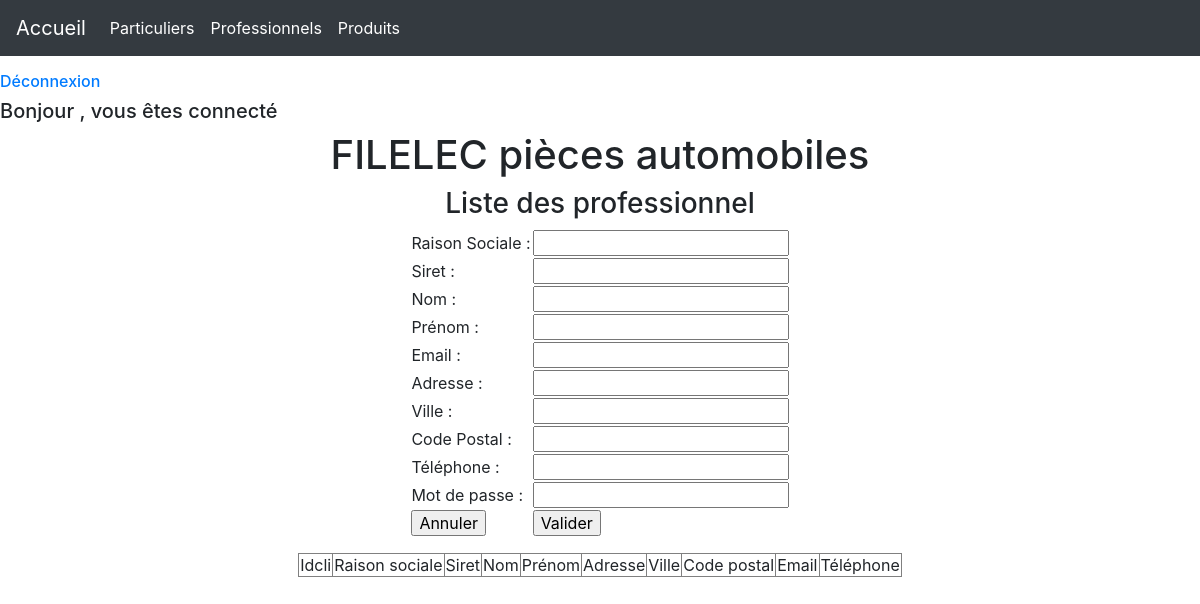
Before: /index.php?page=2 with the older database file.
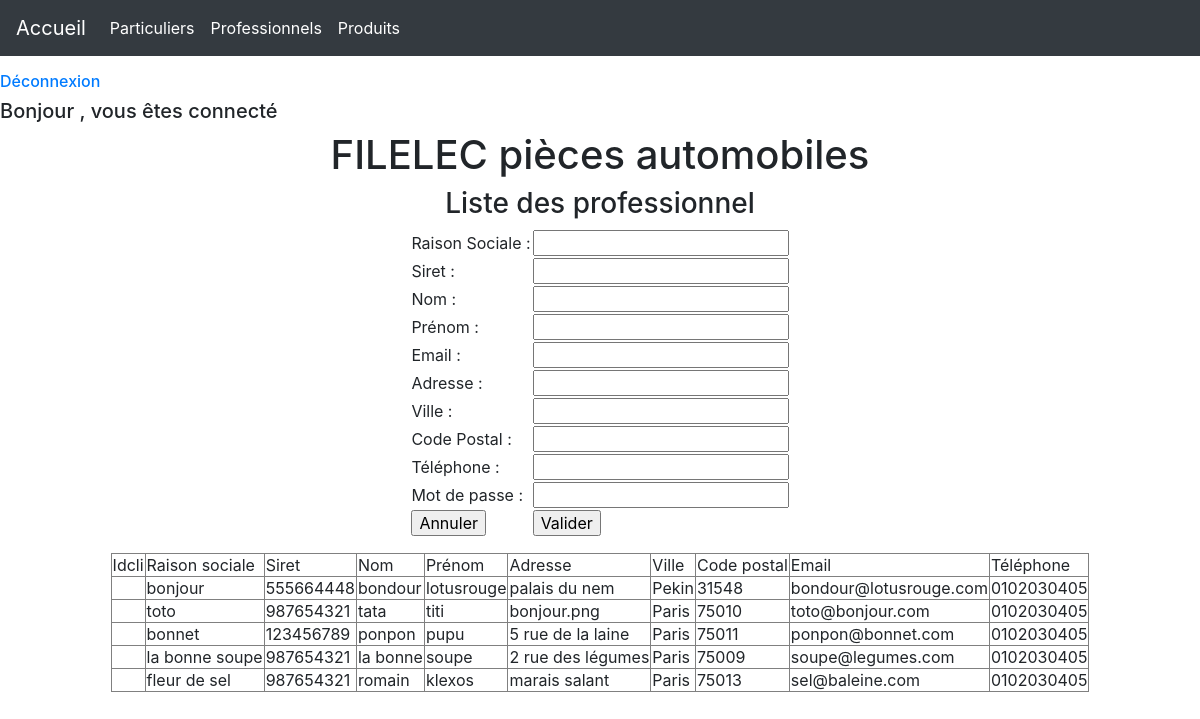
After: the same page with the newer database file.
### tables this page shows
CREATE TABLE IF NOT EXISTS PROFESSIONNEL
(
 IDCLI INTEGER default 0,
 RAISON_SOCIALE CHAR(32) NULL  ,
 SIRET INTEGER NULL  ,
 NOM CHAR(32) NULL  ,
 PRENOM CHAR(32) NULL  ,
 ADRESSE CHAR(32) NULL  ,
 VILLE CHAR(20) NULL ,
 CODE_POSTAL CHAR(5) NULL ,
 EMAIL CHAR(32) NULL  ,
 TELEPHONE CHAR(32) NULL  ,
 MDP CHAR(32) NOT NULL 
 );

### controleur/controleur.php (called while the page is built, shortened)
<?php
include ("modele/modele.php");
class Controleur
{
	private $unModele;
	public function __construct($serveur, $bdd, $user, $mdp)
	{
		$this->unModele = new Modele ($serveur, $bdd, $user, $mdp);
	}
	public function setTable($uneTable)
	{
		$this->unModele->setTable($uneTable);
	}
	public function select_All()
	{
		return $this->unModele->select_All();
	}
}
?>

### modele/modele.php (called while the page is built, shortened)
<?php
class Modele
{
	private $pdo;
	private $table;
	public function __construct ($serveur, $bdd, $user, $mdp)
	{
		$this->pdo = null;
		try
			{
				$this->pdo = new PDO ("mysql:host=".$serveur.";dbname=".$bdd,$user,$mdp);
			}
			catch (PDOException $exp)
			{
				echo "Erreur de connexion à la bdd";
				echo $exp->getMessage ();
			}
	}
	public function setTable($uneTable)
	{
		$this->table = $uneTable;
	}
	public function select_All ()
	{
		if ($this->pdo == null)
		{
			return null;
		}
		else {
			$requete = "select * from ".$this->table.";";
			$select =$this->pdo->prepare($requete);
			$select->execute ();
			return $select->fetchAll ();
		}
	}
}
?>

### vue/vue_selectAll_professionnel.php (the view)
<table border = 1 >
	<tr><td> Idcli </td> <td>Raison sociale</td> <td>Siret</td>
		<td> Nom </td> <td> Prénom  </td> <td> Adresse </td> <td> Ville </td><td> Code postal </td><td> Email </td><td> Téléphone </td>
		</tr>
		<?php
		foreach ($lesProfessionnels as $unProfessionnel)
		{
			echo "<tr>	<td> ".$unProfessionnel['IDCLI']."</td>
			<td> ".$unProfessionnel['RAISON_SOCIALE']."</td>
			<td> ".$unProfessionnel['SIRET']."</td>
			<td> ".$unProfessionnel['NOM']."</td>
			<td> ".$unProfessionnel['PRENOM']."</td>
			<td> ".$unProfessionnel['ADRESSE']."</td>
			<td> ".$unProfessionnel['VILLE']."</td>
			<td> ".$unProfessionnel['CODE_POSTAL']."</td>
			<td> ".$unProfessionnel['EMAIL']."</td>
			<td> ".$unProfessionnel['TELEPHONE']."</td> </tr>" ;
		}
		?>
</table>

Changed rows visible on the page:
added professionnel: RAISON_SOCIALE "bonjour", SIRET "555664448", NOM "bondour", PRENOM "lotusrouge", ADRESSE "palais du nem", VILLE "Pekin", CODE_POSTAL "31548", EMAIL "bondour@lotusrouge.com", TELEPHONE "0102030405"
added professionnel: RAISON_SOCIALE "toto", SIRET "987654321", NOM "tata", PRENOM "titi", ADRESSE "bonjour.png", VILLE "Paris", CODE_POSTAL "75010", EMAIL "toto@bonjour.com", TELEPHONE "0102030405"
added professionnel: RAISON_SOCIALE "bonnet", SIRET "123456789", NOM "ponpon", PRENOM "pupu", ADRESSE "5 rue de la laine", VILLE "Paris", CODE_POSTAL "75011", EMAIL "ponpon@bonnet.com", TELEPHONE "0102030405"
added professionnel: RAISON_SOCIALE "la bonne soupe", SIRET "987654321", NOM "la bonne", PRENOM "soupe", ADRESSE "2 rue des légumes", VILLE "Paris", CODE_POSTAL "75009", EMAIL "soupe@legumes.com", TELEPHONE "0102030405"
added professionnel: RAISON_SOCIALE "fleur de sel", SIRET "987654321", NOM "romain", PRENOM "klexos", ADRESSE "marais salant", VILLE "Paris", CODE_POSTAL "75013", EMAIL "sel@baleine.com", TELEPHONE "0102030405"
